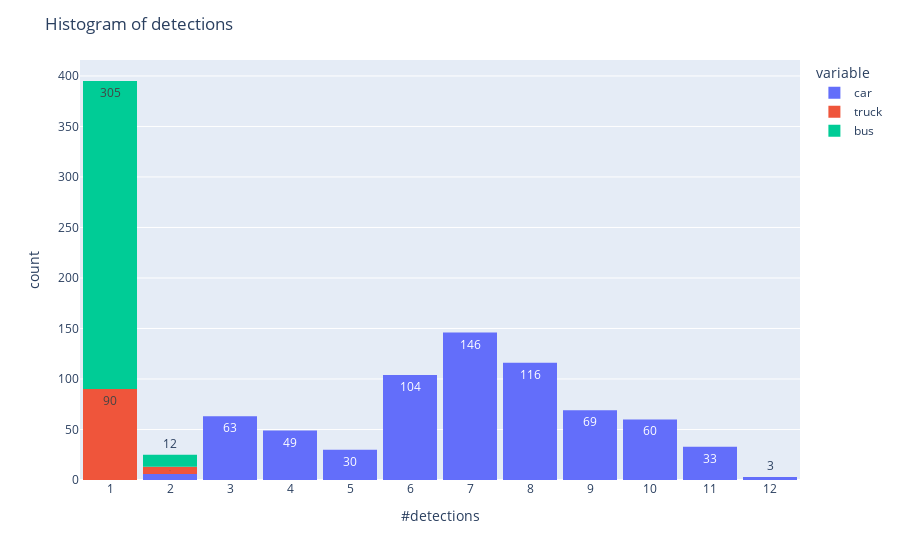

Source (notebook cell):
### Code cell
fig = px.histogram(df_class_counts, text_auto=True)
fig.update_layout(
    title=dict(text="Histogram of detections"),
    xaxis_title="#detections",
    yaxis_title="count",
    xaxis=dict(dtick=1),
    bargap=0.1
    )
fig.show()

### Figure 1 — Plotly figure (JSON) as saved in the notebook; plotly's stock layout.template omitted (floating-point values rounded to 4 significant figures; data arrays with more than 128 entries replaced by an {"elided": "..."} marker saying what was removed)
{"data": [{"alignmentgroup": "True", "bingroup": "x", "hovertemplate": "variable=car<br>value=%{x}<br>count=%{y}<extra></extra>", "legendgroup": "car", "marker": {"color": "#636efa", "pattern": {"shape": ""}}, "name": "car", "offsetgroup": "car", "orientation": "v", "showlegend": true, "texttemplate": "%{value}", "type": "histogram", "x": {"elided": "679 int values"}, "xaxis": "x", "yaxis": "y"}, {"alignmentgroup": "True", "bingroup": "x", "hovertemplate": "variable=truck<br>value=%{x}<br>count=%{y}<extra></extra>", "legendgroup": "truck", "marker": {"color": "#EF553B", "pattern": {"shape": ""}}, "name": "truck", "offsetgroup": "truck", "orientation": "v", "showlegend": true, "texttemplate": "%{value}", "type": "histogram", "x": {"elided": "679 int values"}, "xaxis": "x", "yaxis": "y"}, {"alignmentgroup": "True", "bingroup": "x", "hovertemplate": "variable=bus<br>value=%{x}<br>count=%{y}<extra></extra>", "legendgroup": "bus", "marker": {"color": "#00cc96", "pattern": {"shape": ""}}, "name": "bus", "offsetgroup": "bus", "orientation": "v", "showlegend": true, "texttemplate": "%{value}", "type": "histogram", "x": {"elided": "679 int values"}, "xaxis": "x", "yaxis": "y"}], "layout": {"bargap": 0.1, "barmode": "relative", "legend": {"title": {"text": "variable"}, "tracegroupgap": 0}, "margin": {"t": 60}, "title": {"text": "Histogram of detections"}, "xaxis": {"anchor": "y", "domain": [0, 1], "dtick": 1, "title": {"text": "#detections"}}, "yaxis": {"anchor": "x", "domain": [0, 1], "title": {"text": "count"}}}}
